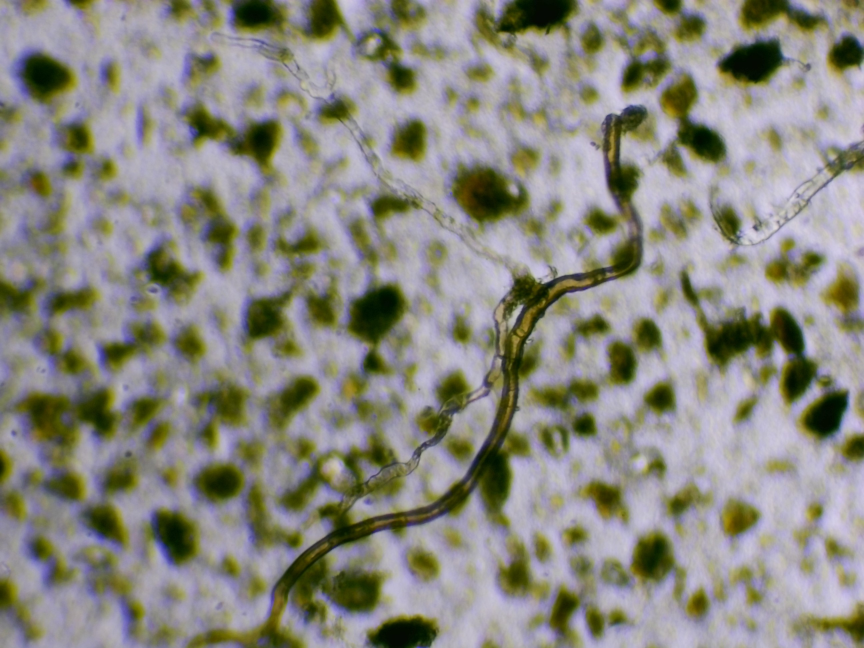
#> input picture fungingMessAround2.jpg, 2592 x 1944 px (shown at 1/3 size)
$ python boundingBox.py --input fungingMessAround2.jpg
#> lines starting #> are read from the running program, lines starting #| are printed output that depends on the picture; after the words box and inside, x2 and y2 are one past the last pixel; in counts of white or black regions, pixels touching at a corner belong together
from __future__ import print_function
import cv2 as cv
import numpy as np
import argparse
import random as rng

rng.seed(12345)

def thresh_callback(val):
    threshold = val

    canny_output = cv.Canny(src_gray, threshold, threshold * 2)

    contours, _ = cv.findContours(canny_output, cv.RETR_TREE, cv.CHAIN_APPROX_SIMPLE)

    contours_poly = [None]*len(contours)
    boundRect = [None]*len(contours)
    for i, c in enumerate(contours):
        contours_poly[i] = cv.approxPolyDP(c, 3, True)
        boundRect[i] = cv.boundingRect(contours_poly[i])
        print(boundRect[i])

    drawing = np.zeros((canny_output.shape[0], canny_output.shape[1], 3), dtype=np.uint8)

    for i in range(len(contours)):
        color = (rng.randint(0,256), rng.randint(0,256), rng.randint(0,256))
        cv.drawContours(drawing, contours_poly, i, color)
        cv.rectangle(drawing, (int(boundRect[i][0]), int(boundRect[i][1])), \
          (int(boundRect[i][0]+boundRect[i][2]), int(boundRect[i][1]+boundRect[i][3])), color, 2)

    cv.imshow('Contours', drawing)


parser = argparse.ArgumentParser(description='Code for Creating Bounding boxes and circles for contours tutorial.')
parser.add_argument('--input', help='Path to input image.', default='stuff.jpg')
args = parser.parse_args()

src = cv.imread(cv.samples.findFile(args.input))
#> src is the input picture: shape (1944, 2592, 3); mean B, G, R 128, 136.3, 137.7
if src is None:
    print('Could not open or find the image:', args.input)
    exit(0)

# Convert image to gray and blur it
src_gray = cv.cvtColor(src, cv.COLOR_BGR2GRAY)
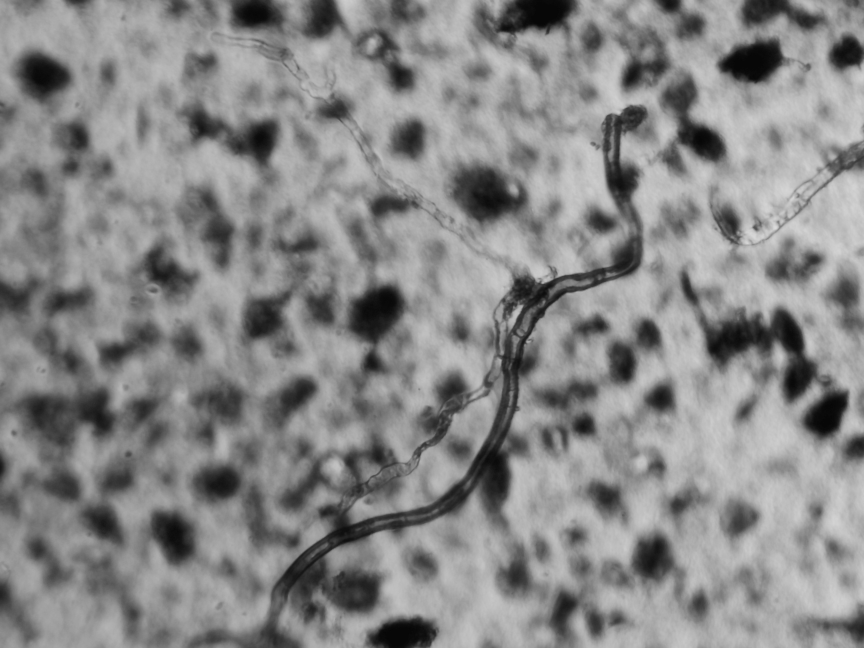
#> src_gray: shape (1944, 2592) (shown at 1/3 size); min 5, max 220, mean 135.7
src_gray = cv.blur(src_gray, (3,3))


# source_window = 'Source'
# cv.namedWindow(source_window)
# cv.imshow(source_window, src)

max_thresh = 255
thresh = 100 # initial threshold
# cv.createTrackbar('Canny thresh:', source_window, thresh, max_thresh, thresh_callback)
thresh_callback(thresh)
#> in thresh_callback, `canny_output = cv.Canny(src_gray, threshold, threshold * 2)`:
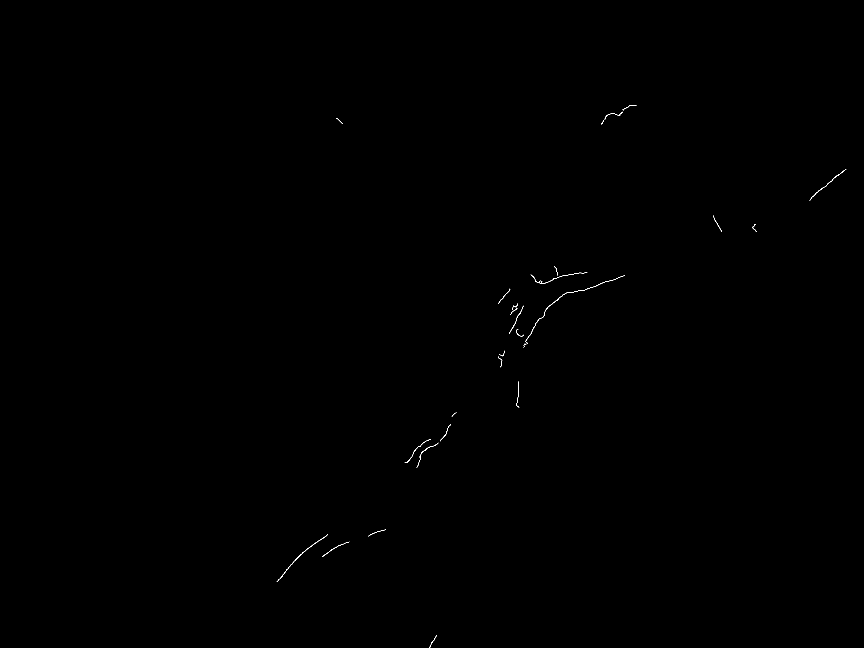
#> canny_output: shape (1944, 2592) (shown at 1/3 size); 0.05% white in thin lines or dots, all inside (x1, y1, x2, y2) = (830, 315, 2539, 1943)
#> in thresh_callback, `contours, _ = cv.findContours(canny_output, cv.RETR_TREE, cv.CHAIN_APP..`: contours = 29 contours, 19 with area under 20; largest, box (x1, y1, x2, y2) and area: (830, 1603, 983, 1746) 112, (1577, 825, 1874, 1031) 108, (2428, 509, 2539, 602) 66, (1214, 1317, 1293, 1389) 40, (1527, 917, 1571, 1002) 39
#> in thresh_callback, `contours_poly = [None]*len(contours)`: contours_poly = 29 items
#> the loop in thresh_callback, `for i, c in enumerate(contours):` made 29 passes
#| (1287, 1905, 23, 38)
#| (967, 1625, 81, 46)
#| (830, 1603, 153, 143)
#| (1105, 1589, 53, 20)
#| (1250, 1328, 65, 75)
#| (1214, 1317, 79, 72)
#| (1320, 1272, 32, 52)
#| (1355, 1238, 15, 12)
#> (further printed lines are left out)
#> after the loop in thresh_callback, `for i, c in enumerate(contours):`: boundRect = 29 items, first 6: (1287, 1905, 23, 38), (967, 1625, 81, 46), (830, 1603, 153, 143), (1105, 1589, 53, 20), (1250, 1328, 65, 75), (1214, 1317, 79, 72); contours_poly = 29 contours, 20 with area under 20; largest, box (x1, y1, x2, y2) and area: (1550, 1144, 1557, 1223) 109, (1577, 825, 1874, 1031) 106, (1250, 1328, 1315, 1403) 90, (1495, 866, 1530, 911) 87, (2428, 509, 2539, 602) 73
#> the loop in thresh_callback, `for i in range(len(contours)):` made 29 passes
#> color on passes 1 to 12: (213, 5, 152), (188, 99, 138), (223, 82, 191), (63, 221, 133), (89, 95, 181), (46, 211, 85), (75, 105, 39), (97, 174, 164), (12, 234, 173), (13, 212, 1), (3, 83, 91), (146, 50, 212)


cv.waitKey()
